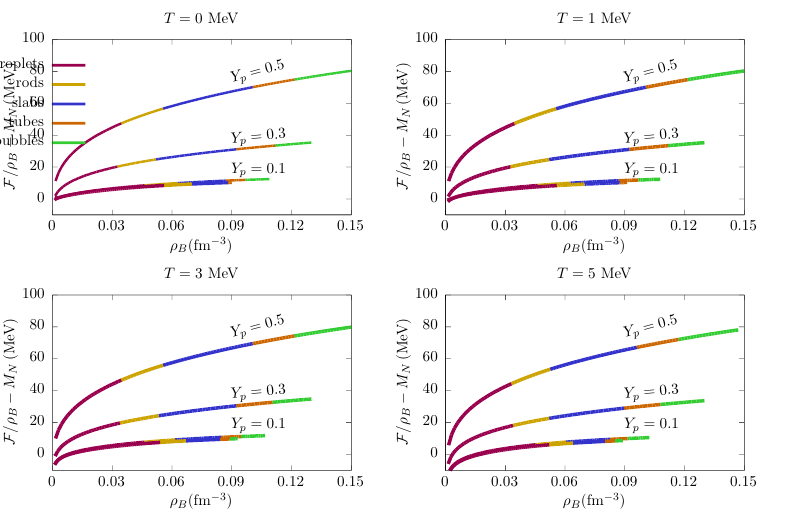

gnuplot code for this plot:
set output 'geometries.tex'
set terminal cairolatex pdf color colortext standalone size 20 cm, 13 cm

set multiplot layout 2,2 rowsfirst

set xlabel "$\\rho_B$(fm$^{-3}$)"
set ylabel offset 0.0,0.0 "${\\mathcal F}/\\rho_B - M_N$\\,(MeV)"

set linetype 1 linecolor rgb "#99004d"
set linetype 2 linecolor rgb "#cca300"
set linetype 3 linecolor rgb "#3333cc"
set linetype 4 linecolor rgb "#cc6600"
set linetype 5 linecolor rgb "#33cc33"

set xtics 0.03
set xrange[:0.15]
set yrange[-10:100]

set key at 0.02,90 spacing 1.5
set label "$Y_p=0.5$" at 0.09,75 rotate by 15
set label "$Y_p=0.3$" at 0.09,37 rotate by 5
set label "$Y_p=0.1$" at 0.09,18 

set ytics 20.


set title "$T=0$ MeV"
set rmargin 6
plot 	"../data/cpa_iufsu_yp0.500000_T0.000000.txt"   	u 1:3:12 w l lw 7 lc variable notitle,\
	  	"../data/cpa_iufsu_yp0.300000_T0.000000.txt"   	u 1:3:12 w l lw 7 lc variable notitle ,\
	  	"../data/cpa_iufsu_yp0.100000_T0.000000.txt"   	u 1:3:12 w l lw 7 lc variable notitle ,\
			"../data/cpa_iufsu_betaEq_T0.000000.txt"   			u 1:3:12 w l lw 10 lc variable notitle ,\
			NaN lc 1 lw 8 title "droplets" ,\
    	NaN lc 2 lw 8 title "rods",\
    	NaN lc 3 lw 8 title "slabs" ,\
    	NaN lc 4 lw 8 title "tubes",\
    	NaN lc 5 lw 8 title "bubbles"

set title "$T=1$ MeV"
set rmargin 6
plot  "../data/cpa_iufsu_yp0.500000_T1.000000.txt"   	u 1:3:12 w l lw 10 lc variable notitle,\
	    "../data/cpa_iufsu_yp0.300000_T1.000000.txt"   	u 1:3:12 w l lw 10 lc variable notitle ,\
	    "../data/cpa_iufsu_yp0.100000_T1.000000.txt"   	u 1:3:12 w l lw 10 lc variable notitle ,\
			"../data/cpa_iufsu_betaEq_T1.000000.txt"   			u 1:3:12 w l lw 10 lc variable notitle ,\

#set format y ''
#unset ylabel
#set lmargin 9
#set rmargin 2

set title "$T=3$ MeV"
plot "../data/cpa_iufsu_yp0.500000_T3.000000.txt"   	u 1:3:12 w l lw 10 lc variable notitle ,\
	 	 "../data/cpa_iufsu_yp0.300000_T3.000000.txt"   	u 1:3:12 w l lw 10 lc variable notitle ,\
	   "../data/cpa_iufsu_yp0.100000_T3.000000.txt"   	u 1:3:12 w l lw 10 lc variable notitle ,\
		 "../data/cpa_iufsu_betaEq_T3.000000.txt"   			u 1:3:12 w l lw 10 lc variable notitle ,\


set title "$T=5$ MeV"
plot "../data/cpa_iufsu_yp0.500000_T5.000000.txt"   	u 1:3:12 w l lw 10 lc variable notitle ,\
	   "../data/cpa_iufsu_yp0.300000_T5.000000.txt"   	u 1:3:12 w l lw 10 lc variable notitle ,\
	   "../data/cpa_iufsu_yp0.100000_T5.000000.txt"   	u 1:3:12 w l lw 10 lc variable notitle ,\
		 "../data/cpa_iufsu_betaEq_T5.000000.txt"   			u 1:3:12 w l lw 10 lc variable notitle ,\

